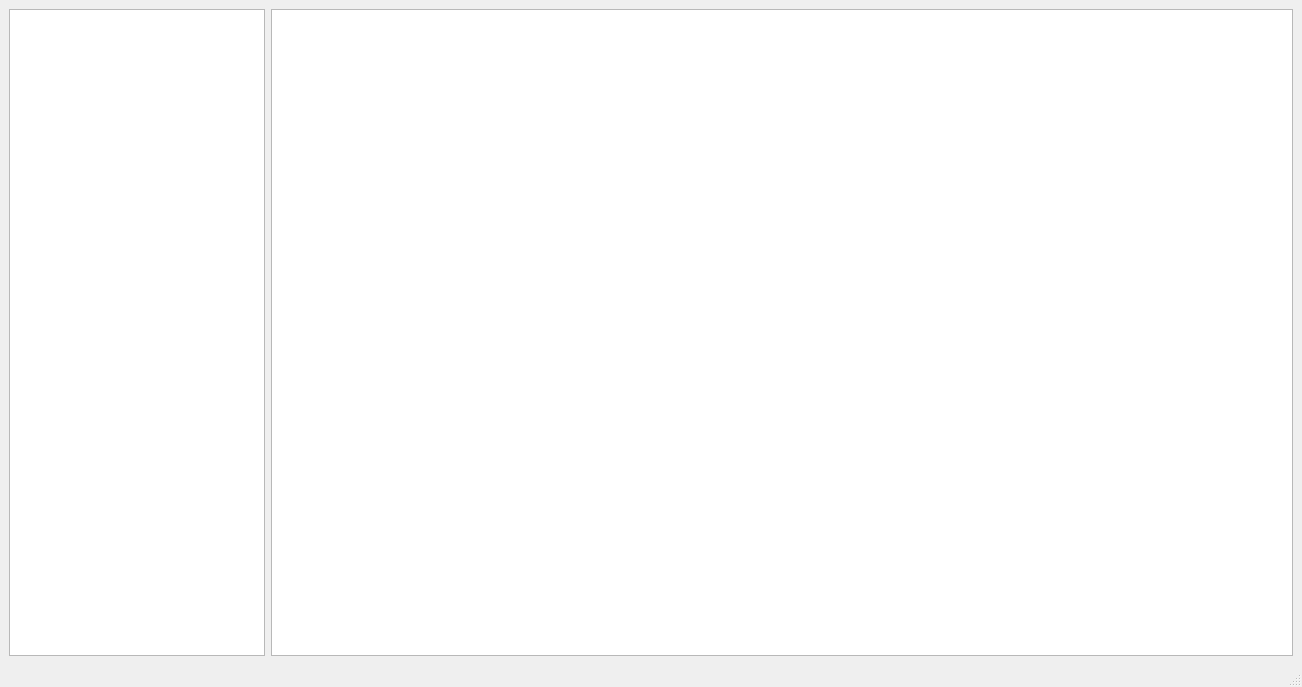
<?xml version="1.0" encoding="UTF-8"?>
<ui version="4.0">
 <class>MainWindow</class>
 <widget class="QMainWindow" name="MainWindow">
  <property name="geometry">
   <rect>
    <x>0</x>
    <y>0</y>
    <width>1302</width>
    <height>687</height>
   </rect>
  </property>
  <property name="windowTitle">
   <string>MainWindow</string>
  </property>
  <widget class="QWidget" name="centralwidget">
   <layout class="QFormLayout" name="formLayout">
    <item row="0" column="0">
     <widget class="QListView" name="addressListView">
      <property name="maximumSize">
       <size>
        <width>16777215</width>
        <height>16777215</height>
       </size>
      </property>
     </widget>
    </item>
    <item row="0" column="1">
     <widget class="QTextEdit" name="textEdit">
      <property name="textInteractionFlags">
       <set>Qt::LinksAccessibleByKeyboard|Qt::LinksAccessibleByMouse|Qt::TextBrowserInteraction|Qt::TextSelectableByKeyboard|Qt::TextSelectableByMouse</set>
      </property>
     </widget>
    </item>
   </layout>
  </widget>
  <widget class="QMenuBar" name="menubar">
   <property name="geometry">
    <rect>
     <x>0</x>
     <y>0</y>
     <width>1302</width>
     <height>21</height>
    </rect>
   </property>
  </widget>
  <widget class="QStatusBar" name="statusbar"/>
 </widget>
 <resources/>
 <connections/>
</ui>
